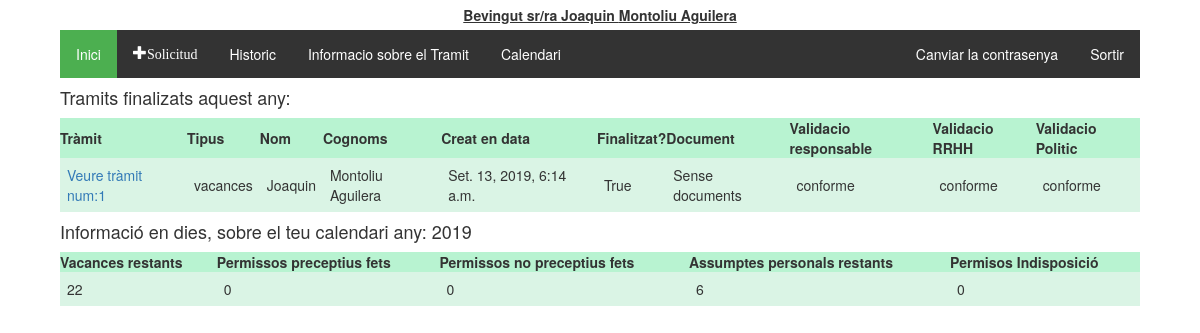
/tramitador/historic/ (signed in), run on an earlier commit of the app's database.
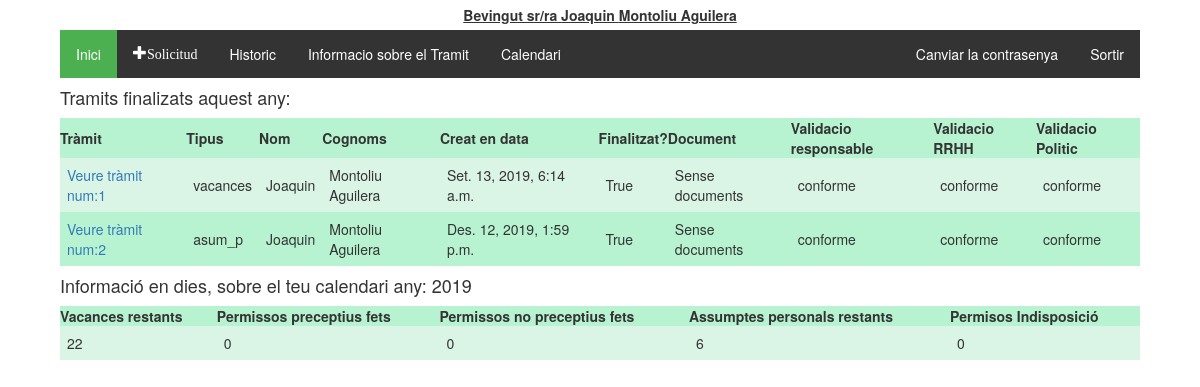
And on a later commit of the database.
### tramitador/models.py (models this page shows, shortened)
class Treballadors(AbstractUser):
    usuari = models.CharField(max_length=20)
    """nom = models.CharField(max_length=20)
    cognoms = models.CharField(max_length=20)
    email = models.CharField(max_length=50)"""
    dni = models.CharField(max_length=20, null = True, blank=True)
    areas = models.ManyToManyField(Area)
    """rol = models.CharField(max_length=20, choices = tip_rols, default = 'treb')
    estat = models.CharField(max_length=10, choices = tip_estats, default = 'alta')"""
    representant = models.ForeignKey('self', on_delete=models.CASCADE, blank=True, null = True)
    class Meta:
        ordering = ['first_name','last_name']

class Tramit(models.Model):
    validacio = (
        ('conforme','conforme'),
        ('inconforme','no conforme'),
        ('espera', 'en espera'),
    )
    tipologia = (
        ('vacances', 'Vacances'),
        ('perm_precep', 'Permisos preceptius'),
        ('perm_no_precep', 'Permisos no preceptius'),
        ('asum_p', 'Asumptes personals'),
        ('perm_indisposicio', 'Permis Indisposicio'),
        ('perm_altres', 'Altres permissos'),
    )
    treballador = models.ForeignKey(Treballadors, on_delete=models.CASCADE)
    document = models.ForeignKey(Document, on_delete=models.SET_NULL, null=True, blank=True)
    creat_en = models.DateTimeField(auto_now_add=True)
    modificat_en = models.DateTimeField(auto_now=True)
    data_sol = models.CharField(max_length=250, help_text = "Interval de dates amb guións '/', per dies no consecutios emprar ';' Exemple:2019-08-01-2019-08-20;2019-09-09")
    tipus = models.CharField(max_length=40, choices=tipologia, default='asum_p')
    finalitzat = models.BooleanField(default=False)
    """Validacio de RRHH"""
    valRRHH = models.CharField(max_length=20, choices=validacio, default='espera')
    """Validacio del responsable"""
    valResp =  models.CharField(max_length=20, choices=validacio, default='espera')
    """Validacio del Politic"""
    valPol = models.CharField(max_length=20, choices=validacio, default='espera')
    """En cas de voler explicar el motiu"""
    missatge_usuari = models.CharField(max_length=2000, null = True)
    missatge_responsable = models.CharField(max_length=2000, null = True, blank=True)
    """Millores per el admin site"""
    def was_published_recently(self):
        return self.creat_en >= timezone.now() - datetime.timedelta(days=1)
    was_published_recently.admin_order_field = 'creat_en'
    was_published_recently.boolean = True
    was_published_recently.short_description = 'Publicat recentment?'

class Calendari(models.Model):
    any = models.IntegerField(('any'),choices=year_choices(), default=current_year())
    vacances = models.IntegerField(default=22, verbose_name="Vacances disponibles")
    vacances_dies = models.CharField(max_length=500, blank=True)
    perm_precep = models.IntegerField(default=0, verbose_name="Permissos preceptius fets:")
    perm_precep_dies = models.CharField(max_length=500, blank=True)
    perm_no_precep = models.IntegerField(default=0, verbose_name="Permissos no preceptius fets:")
    perm_no_precep_dies = models.CharField(max_length=500, blank=True)
    asum_p = models.IntegerField(default=6,verbose_name="Assumptes perosnals disponibles:")
    asum_p_dies = models.CharField(max_length=500, blank=True)
    perm_indisposicio = models.IntegerField(default=0, verbose_name="Permissos per indisposició fets:", blank=True)
    perm_indisposicio_dies = models.CharField(max_length=500, blank=True)
    perm_altres = models.IntegerField(default=0, verbose_name="Altres permissos", blank=True)
    perm_altres_dies = models.CharField(max_length=500, blank=True)
    treballador = models.ForeignKey(Treballadors, on_delete=models.CASCADE)

### tramitador/views.py (the view)
@login_required
def historic(request):
    today = datetime.date.today()
    groups = request.user.groups.all()
    tramits_finalitzats = Tramit.objects.all().filter(Q(treballador__id=request.user.id) & Q(finalitzat=True) &Q(creat_en__year=today.year))
    try:
        calendari = Calendari.objects.get(treballador__id = request.user.id, any=today.year)
        context = {'tramits_finalitzats': tramits_finalitzats, 'calendari':calendari}
        return render(request, 'tramits/historic.html', context)
    except Calendari.DoesNotExist:
        context = {'tramits_finalitzats': tramits_finalitzats}
        return render(request, 'tramits/historic.html', context)

### tramitador/templatetags/group.py (called while the page is built)
@register.filter(name='has_group')
def has_group(user, group_name):
    group_name = group_name.split(";")
    for group in group_name:
        if(user.groups.filter(name=group).exists()):
            return True
    return False

### tramitador/templates/tramits/historic.html
{% extends 'tramits/base.html' %}
{% block content %}
  {% if tramits_finalitzats %}
  <h4>Tramits finalizats aquest any:</h4>
    <table class="TFtable">
      <tr>
        <th>Tràmit</th><th>Tipus</th><th>Nom</th><th>Cognoms</th><th>Creat en data</th><th>Finalitzat?</th><th>Document</th>
        <th>Validacio responsable</th><th>Validacio RRHH</th><th>Validacio Politic</th>
      </tr>
      {% for tramit in tramits_finalitzats %}
      <tr>
        <td><a href="{% url 'tramit_detall' tramit.id %}">Veure tràmit num:{{tramit.id}}</a></td><td>{{tramit.tipus}}</td><td>{{tramit.treballador.first_name}}</td><td>{{tramit.treballador.last_name}}</td>
        <td>{{tramit.creat_en}}</td><td>{{tramit.finalitzat}}</td>
        <td>
          {% if tramit.document %}
            <a href='{{ tramit.document.document.url }}' class="glyphicon glyphicon-save-file"></a>
          {% else %}
            Sense documents
          {% endif %}
        </td>
        <td>{{tramit.valResp}}</td><td>{{tramit.valRRHH}}</td><td>{{tramit.valPol}}</td>
      </tr>
      {% endfor %}
    </table>
    {% else %}
      Encara no s'ha finalitzat cap tràmit...
  {% endif %}
  {% if calendari %}
  <h4>Informació en dies, sobre el teu calendari any: {{calendari.any}}</h4>
    <table class="TFtable">
      <tr>
        <th>Vacances restants</th>
        <th>Permissos preceptius fets</th>
        <th>Permissos no preceptius fets</th>
        <th>Assumptes personals restants</th>
        <th>Permisos Indisposició</th>
      </tr>
      <tr>
        <td>{{calendari.vacances}}</td>
        <td>{{calendari.perm_precep}}</td>
        <td>{{calendari.perm_no_precep}}</td>
        <td>{{calendari.asum_p}}</td>
        <td>{{calendari.perm_indisposicio}}</td>
      </tr>
    </table>
  {% else %}
    <p>Encara no tens calendari d'aquest any confeccionat.</p>
  {% endif %}
{% endblock %}

### tramitador/templates/tramits/base.html (shortened to what this page needs)
<!DOCTYPE html>
{% load static %}
{% load group %}
<html lang="es">
  <head>
    <link rel="stylesheet" href="https://maxcdn.bootstrapcdn.com/bootstrap/3.3.5/css/bootstrap.min.css">
    <link rel="stylesheet" href="https://maxcdn.bootstrapcdn.com/font-awesome/4.4.0/css/font-awesome.min.css">
    <link rel="stylesheet" href="//code.jquery.com/ui/1.12.1/themes/base/jquery-ui.css">
    <link rel="stylesheet" href="{% static 'tramits/style.css' %}">
    <link rel="stylesheet" href="{% static 'tramits/bootstrap-year-calendar.css' %}">
  </head>
  <body>
    <div id="heading">
      {% block heading %}
        {% if user.is_authenticated %}
          Bevingut sr/ra {{ user.first_name }} {{ user.last_name }}
        {% else %}
          <p>Encara no t'has autentificat:<a href="{% url 'login' %}"><button type="button" class="btn btn-primary">Entrar</button></a></p>
        {% endif %}
      {% endblock %}
    </div>
    {% if user.is_authenticated %}
      <div id="main_block">
        <div id="options_block">
          <ul class="menu_options">
            <li><a href="{% url 'index' %}" class="active">Inici</a></li>
            <li><a href="{% url 'nou_tramit' %}"class ="glyphicon glyphicon-plus">Solicitud</a></li>
            <li><a href="{% url 'historic' %}">Historic</a></li>
            <li><a target="_blank" href="{% static 'documentacio/manual.pdf' %}">Informacio sobre el Tramit</a></li>
            <li><a target="_blank" href="{% url 'calendari' %}">Calendari</a></li>
            <li class="menu_options_dreta"><a href="{% url 'logout' %}">Sortir</a></li>
            <li class="menu_options_dreta"><a href="/permivac/tramitador/accounts/password_change/">Canviar la contrasenya</a></li>
          </ul>
        </div>
        {% block content %}
        {% endblock %}
      </div>
    {% endif %}
  </body>
</html>

### tramitador/static/tramits/style.css (style rules this page uses)
#heading { display:flex; flex-direction: row; justify-content: center; align-content:center; align-items:center; width: 90%; height: auto; margin-left: auto; margin-right: auto; padding: 5px; text-decoration: underline; font-weight: bold; }
#main_block { display:flex; flex-direction:column; width: 90%; margin-left: auto; margin-right: auto; height: auto; justify-content: center; }
.TFtable { width: 100%; height: auto; padding: 5px; }
.TFtable td { padding:7px; border:border#4ef495 1px solid; }
.TFtable tr { background:#b8f3d1; }
.TFtable tr:nth-child(odd) { background:#b8f3d1; }
.TFtable tr:nth-child(even) { background:#daf4e5; }
ul.menu_options { list-style-type: none; margin: 0; padding: 0; overflow: hidden; background-color: #333; }
ul.menu_options li { float: left; }
ul.menu_options li.menu_options_dreta { float:right; }
ul.menu_options li a { display: block; color: white; text-align: center; padding: 14px 16px; text-decoration: none; }
.active { background-color: #4CAF50; }
a, i { cursor: pointer; }

What changed in the data, as far as the page shows it:
added Tramit: id "2", tipus "asum_p", treballador.first_name "Joaquin", treballador.last_name "Montoliu Aguilera", creat_en "Des. 12, 2019, 1:59 p.m.", finalitzat "True", shows "Sense documents", valResp "conforme", valRRHH "conforme", valPol "conforme"
